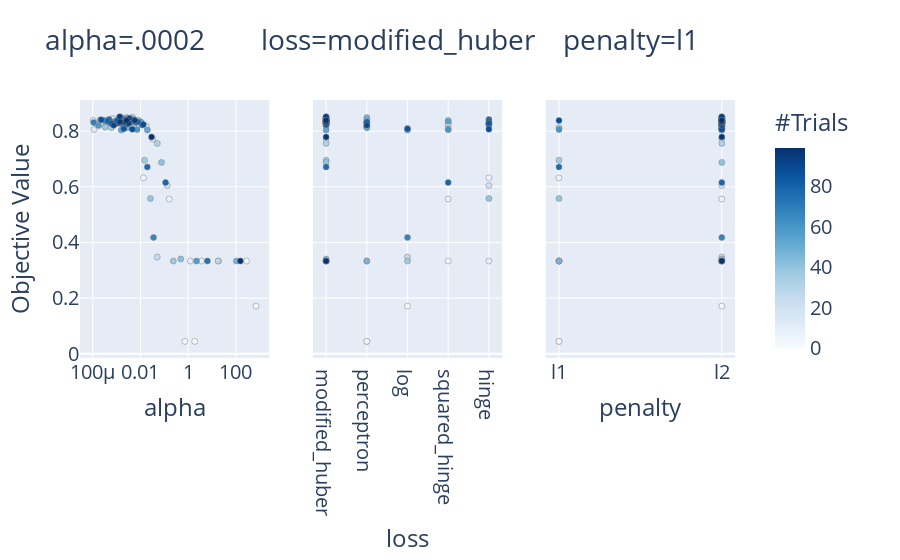

This figure's notebook cell:
### Code cell
v = op.visualization.plot_slice(study)
v.update_layout(
    title="alpha=.0002        loss=modified_huber    penalty=l1",
    font=dict(
        size=20
    )
)
v.show()

### Figure 1 — Plotly figure (JSON) as saved in the notebook; plotly's stock layout.template omitted (floating-point values rounded to 4 significant figures)
{"data": [{"marker": {"color": [0, 1, 2, 3, 4, 5, 6, 7, 8, 9, 10, 11, 12, 13, 14, 15, 16, 17, 18, 19, 20, 21, 22, 23, 24, 25, 26, 27, 28, 29, 30, 31, 32, 33, 34, 35, 36, 37, 38, 39, 40, 41, 42, 43, 44, 45, 46, 47, 48, 49, 50, 51, 52, 53, 54, 55, 56, 57, 58, 59, 60, 61, 62, 63, 64, 65, 66, 67, 68, 69, 70, 71, 72, 73, 74, 75, 76, 77, 78, 79, 80, 81, 82, 83, 84, 85, 86, 87, 88, 89, 90, 91, 92, 93, 94, 95, 96, 97, 98, 99], "colorbar": {"title": {"text": "#Trials"}, "x": 1, "xpad": 40}, "colorscale": [[0, "rgb(247,251,255)"], [0.125, "rgb(222,235,247)"], [0.25, "rgb(198,219,239)"], [0.375, "rgb(158,202,225)"], [0.5, "rgb(107,174,214)"], [0.625, "rgb(66,146,198)"], [0.75, "rgb(33,113,181)"], [0.875, "rgb(8,81,156)"], [1, "rgb(8,48,107)"]], "line": {"color": "Grey", "width": 0.5}, "showscale": true}, "mode": "markers", "showlegend": false, "type": "scatter", "x": [19.08, 1.878, 0.7337, 699.1, 281.3, 0.01329, 0.1598, 0.002155, 3.584, 1.229, 0.0001494, 0.0001045, 0.0002384, 0.0001121, 0.001834, 0.001324, 0.03287, 0.001149, 0.01755, 0.001588, 0.1334, 0.0006806, 0.0005357, 0.004316, 0.0003545, 0.05032, 0.004947, 0.004638, 0.008289, 17.79, 0.000911, 0.004883, 0.05077, 0.004261, 0.0006015, 0.002506, 0.01492, 0.2386, 0.0003345, 0.0262, 0.07612, 0.005722, 0.4921, 0.00394, 0.009602, 0.002701, 0.0009135, 103.8, 0.0002062, 0.00282, 0.0006242, 0.002547, 0.001568, 0.01947, 0.01081, 0.0003636, 0.003574, 2.24, 0.0009521, 0.0001763, 0.007168, 0.00163, 0.001802, 0.000536, 0.001322, 0.003672, 0.0003059, 0.03542, 0.0007804, 0.0001091, 0.006745, 0.004183, 0.002207, 0.01171, 6.425, 0.001539, 0.01942, 0.005376, 0.0004778, 0.1131, 0.007816, 0.0004319, 0.001114, 0.002921, 0.0006105, 0.002003, 0.0002276, 0.001103, 0.004548, 0.01319, 0.0007587, 0.002182, 0.003428, 0.001355, 0.003244, 0.005801, 0.001382, 0.02922, 154.4, 0.002633], "xaxis": "x", "y": [0.3333, 0.0448, 0.0448, 0.1714, 0.3333, 0.632, 0.556, 0.8172, 0.3333, 0.3333, 0.8254, 0.8389, 0.83, 0.8057, 0.8098, 0.8496, 0.7715, 0.8349, 0.8178, 0.8268, 0.6043, 0.8454, 0.8304, 0.8382, 0.8283, 0.3474, 0.8421, 0.8494, 0.8389, 0.3333, 0.8282, 0.8271, 0.7557, 0.8422, 0.8124, 0.8319, 0.6952, 0.3333, 0.814, 0.5579, 0.6875, 0.8311, 0.3404, 0.8455, 0.8335, 0.8486, 0.8284, 0.3333, 0.8404, 0.8127, 0.8264, 0.8412, 0.8037, 0.8037, 0.8314, 0.8357, 0.8309, 0.3333, 0.8342, 0.8201, 0.8054, 0.848, 0.8381, 0.8311, 0.8399, 0.8354, 0.8384, 0.418, 0.8334, 0.8312, 0.8304, 0.8331, 0.8413, 0.8222, 0.3333, 0.8282, 0.6711, 0.8405, 0.8418, 0.6151, 0.8329, 0.8355, 0.8279, 0.8255, 0.8284, 0.8081, 0.8407, 0.8381, 0.8065, 0.8235, 0.8206, 0.832, 0.8455, 0.8519, 0.8289, 0.8383, 0.8331, 0.779, 0.3333, 0.8383], "yaxis": "y"}, {"marker": {"color": [0, 1, 2, 3, 4, 5, 6, 7, 8, 9, 10, 11, 12, 13, 14, 15, 16, 17, 18, 19, 20, 21, 22, 23, 24, 25, 26, 27, 28, 29, 30, 31, 32, 33, 34, 35, 36, 37, 38, 39, 40, 41, 42, 43, 44, 45, 46, 47, 48, 49, 50, 51, 52, 53, 54, 55, 56, 57, 58, 59, 60, 61, 62, 63, 64, 65, 66, 67, 68, 69, 70, 71, 72, 73, 74, 75, 76, 77, 78, 79, 80, 81, 82, 83, 84, 85, 86, 87, 88, 89, 90, 91, 92, 93, 94, 95, 96, 97, 98, 99], "colorbar": {"title": {"text": "#Trials"}, "x": 1, "xpad": 40}, "colorscale": [[0, "rgb(247,251,255)"], [0.125, "rgb(222,235,247)"], [0.25, "rgb(198,219,239)"], [0.375, "rgb(158,202,225)"], [0.5, "rgb(107,174,214)"], [0.625, "rgb(66,146,198)"], [0.75, "rgb(33,113,181)"], [0.875, "rgb(8,81,156)"], [1, "rgb(8,48,107)"]], "line": {"color": "Grey", "width": 0.5}, "showscale": false}, "mode": "markers", "showlegend": false, "type": "scatter", "x": ["modified_huber", "perceptron", "perceptron", "log", "squared_hinge", "hinge", "squared_hinge", "squared_hinge", "perceptron", "hinge", "squared_hinge", "squared_hinge", "squared_hinge", "squared_hinge", "log", "modified_huber", "modified_huber", "modified_huber", "modified_huber", "modified_huber", "hinge", "modified_huber", "modified_huber", "modified_huber", "modified_huber", "log", "modified_huber", "modified_huber", "modified_huber", "modified_huber", "modified_huber", "modified_huber", "modified_huber", "modified_huber", "perceptron", "modified_huber", "modified_huber", "log", "perceptron", "hinge", "modified_huber", "modified_huber", "modified_huber", "modified_huber", "modified_huber", "perceptron", "perceptron", "perceptron", "perceptron", "perceptron", "hinge", "modified_huber", "log", "modified_huber", "modified_huber", "squared_hinge", "perceptron", "modified_huber", "modified_huber", "hinge", "squared_hinge", "modified_huber", "modified_huber", "modified_huber", "modified_huber", "modified_huber", "modified_huber", "log", "modified_huber", "modified_huber", "perceptron", "modified_huber", "modified_huber", "modified_huber", "modified_huber", "modified_huber", "modified_huber", "modified_huber", "hinge", "squared_hinge", "perceptron", "hinge", "hinge", "hinge", "hinge", "log", "modified_huber", "modified_huber", "hinge", "modified_huber", "perceptron", "modified_huber", "modified_huber", "modified_huber", "modified_huber", "modified_huber", "modified_huber", "modified_huber", "modified_huber", "modified_huber"], "xaxis": "x2", "y": [0.3333, 0.0448, 0.0448, 0.1714, 0.3333, 0.632, 0.556, 0.8172, 0.3333, 0.3333, 0.8254, 0.8389, 0.83, 0.8057, 0.8098, 0.8496, 0.7715, 0.8349, 0.8178, 0.8268, 0.6043, 0.8454, 0.8304, 0.8382, 0.8283, 0.3474, 0.8421, 0.8494, 0.8389, 0.3333, 0.8282, 0.8271, 0.7557, 0.8422, 0.8124, 0.8319, 0.6952, 0.3333, 0.814, 0.5579, 0.6875, 0.8311, 0.3404, 0.8455, 0.8335, 0.8486, 0.8284, 0.3333, 0.8404, 0.8127, 0.8264, 0.8412, 0.8037, 0.8037, 0.8314, 0.8357, 0.8309, 0.3333, 0.8342, 0.8201, 0.8054, 0.848, 0.8381, 0.8311, 0.8399, 0.8354, 0.8384, 0.418, 0.8334, 0.8312, 0.8304, 0.8331, 0.8413, 0.8222, 0.3333, 0.8282, 0.6711, 0.8405, 0.8418, 0.6151, 0.8329, 0.8355, 0.8279, 0.8255, 0.8284, 0.8081, 0.8407, 0.8381, 0.8065, 0.8235, 0.8206, 0.832, 0.8455, 0.8519, 0.8289, 0.8383, 0.8331, 0.779, 0.3333, 0.8383], "yaxis": "y2"}, {"marker": {"color": [0, 1, 2, 3, 4, 5, 6, 7, 8, 9, 10, 11, 12, 13, 14, 15, 16, 17, 18, 19, 20, 21, 22, 23, 24, 25, 26, 27, 28, 29, 30, 31, 32, 33, 34, 35, 36, 37, 38, 39, 40, 41, 42, 43, 44, 45, 46, 47, 48, 49, 50, 51, 52, 53, 54, 55, 56, 57, 58, 59, 60, 61, 62, 63, 64, 65, 66, 67, 68, 69, 70, 71, 72, 73, 74, 75, 76, 77, 78, 79, 80, 81, 82, 83, 84, 85, 86, 87, 88, 89, 90, 91, 92, 93, 94, 95, 96, 97, 98, 99], "colorbar": {"title": {"text": "#Trials"}, "x": 1, "xpad": 40}, "colorscale": [[0, "rgb(247,251,255)"], [0.125, "rgb(222,235,247)"], [0.25, "rgb(198,219,239)"], [0.375, "rgb(158,202,225)"], [0.5, "rgb(107,174,214)"], [0.625, "rgb(66,146,198)"], [0.75, "rgb(33,113,181)"], [0.875, "rgb(8,81,156)"], [1, "rgb(8,48,107)"]], "line": {"color": "Grey", "width": 0.5}, "showscale": false}, "mode": "markers", "showlegend": false, "type": "scatter", "x": ["l1", "l1", "l1", "l2", "l1", "l1", "l2", "l2", "l1", "l2", "l2", "l2", "l2", "l2", "l2", "l2", "l2", "l2", "l2", "l2", "l2", "l2", "l2", "l2", "l2", "l2", "l2", "l2", "l2", "l1", "l2", "l2", "l2", "l2", "l1", "l2", "l1", "l2", "l2", "l1", "l2", "l2", "l2", "l2", "l2", "l2", "l2", "l1", "l2", "l2", "l2", "l2", "l2", "l2", "l2", "l2", "l2", "l2", "l2", "l2", "l1", "l2", "l2", "l2", "l2", "l2", "l2", "l2", "l2", "l2", "l2", "l2", "l2", "l2", "l2", "l2", "l1", "l2", "l2", "l2", "l2", "l2", "l2", "l2", "l2", "l2", "l2", "l1", "l2", "l2", "l2", "l2", "l2", "l2", "l2", "l2", "l2", "l2", "l2", "l2"], "xaxis": "x3", "y": [0.3333, 0.0448, 0.0448, 0.1714, 0.3333, 0.632, 0.556, 0.8172, 0.3333, 0.3333, 0.8254, 0.8389, 0.83, 0.8057, 0.8098, 0.8496, 0.7715, 0.8349, 0.8178, 0.8268, 0.6043, 0.8454, 0.8304, 0.8382, 0.8283, 0.3474, 0.8421, 0.8494, 0.8389, 0.3333, 0.8282, 0.8271, 0.7557, 0.8422, 0.8124, 0.8319, 0.6952, 0.3333, 0.814, 0.5579, 0.6875, 0.8311, 0.3404, 0.8455, 0.8335, 0.8486, 0.8284, 0.3333, 0.8404, 0.8127, 0.8264, 0.8412, 0.8037, 0.8037, 0.8314, 0.8357, 0.8309, 0.3333, 0.8342, 0.8201, 0.8054, 0.848, 0.8381, 0.8311, 0.8399, 0.8354, 0.8384, 0.418, 0.8334, 0.8312, 0.8304, 0.8331, 0.8413, 0.8222, 0.3333, 0.8282, 0.6711, 0.8405, 0.8418, 0.6151, 0.8329, 0.8355, 0.8279, 0.8255, 0.8284, 0.8081, 0.8407, 0.8381, 0.8065, 0.8235, 0.8206, 0.832, 0.8455, 0.8519, 0.8289, 0.8383, 0.8331, 0.779, 0.3333, 0.8383], "yaxis": "y3"}], "layout": {"font": {"size": 20}, "title": {"text": "alpha=.0002        loss=modified_huber    penalty=l1"}, "xaxis": {"anchor": "y", "domain": [0, 0.2889], "title": {"text": "alpha"}, "type": "log"}, "xaxis2": {"anchor": "y2", "domain": [0.3556, 0.6444], "title": {"text": "loss"}}, "xaxis3": {"anchor": "y3", "domain": [0.7111, 1], "title": {"text": "penalty"}}, "yaxis": {"anchor": "x", "domain": [0, 1], "title": {"text": "Objective Value"}}, "yaxis2": {"anchor": "x2", "domain": [0, 1], "matches": "y", "showticklabels": false}, "yaxis3": {"anchor": "x3", "domain": [0, 1], "matches": "y", "showticklabels": false}}}
